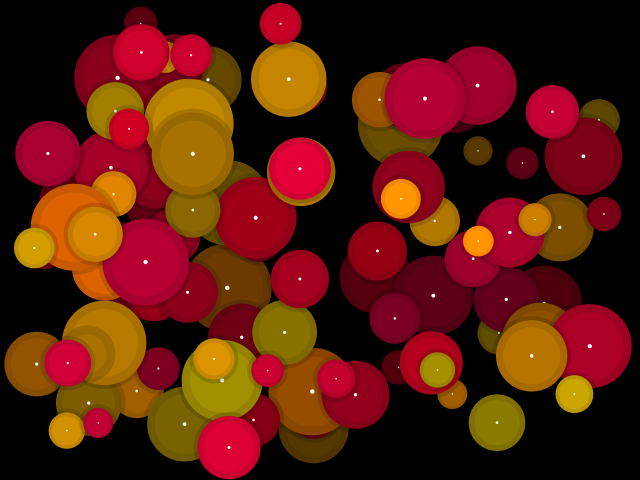
Frame 1 (no input)
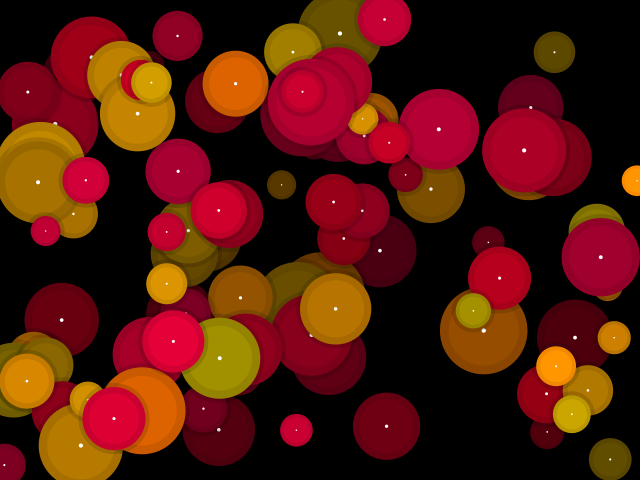
Frame 60 (the mouse pressed at the canvas centre just before this capture)
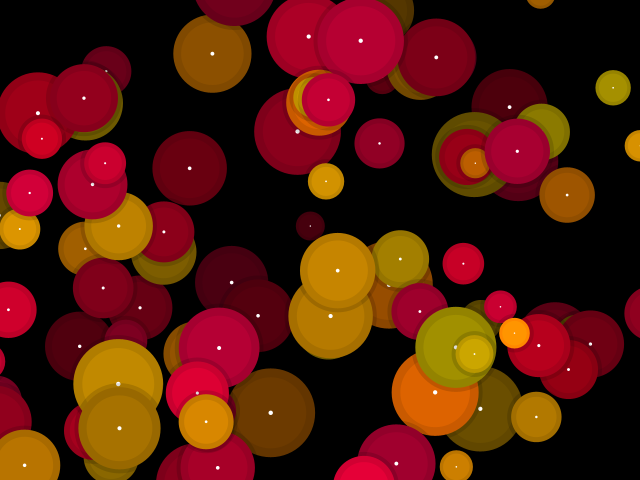
Frame 120 (the mouse held since frame 60 and released just before this capture)

The Processing sketch that drew these frames (run headless with seeded random() and noise(); from frame 60 on, the mouse is pressed at the canvas centre):

// Processing sketch: example07
// ── example07.pde
/////////////////////////////////////////////// всё о шариках
float offsx = 0, offsy = 0, offsc = 0.1, speed = 1.15, radius = 40, reaction = 0.2, falloff = 0.975, border = 1.0;
int count = 100;
boolean deep = true, shdw = true;

class c_circ
{
  float rad, bord, x, y, dx, dy, xx, yy, ddx, ddy;
  color c;
  c_circ()
  {
    rad  = random(radius * 0.35, radius * 1.15); bord = rad * border;
    xx = x = random(bord, width - bord);
    yy = y = random(bord, height - bord);
    float d = random(3, 5) * speed;
    ddx = 0; dx  = d * zrandom();
    ddy = 0; dy  = d * zrandom();
    if (irandom(1) == 1) c = color(irandom(155, 255), irandom(100, 150), 0); else c = color(irandom(155, 205), 0, irandom(25, 50));
  }
  void regenerate()
  { 
    x += dx; y += dy;
    if ((x > (width - bord)) || (x < bord)) dx = - dx; else if (irandom(37) == 11) dx = - dx;
    if ((y > (height - bord)) || (y < bord)) dy = - dy; else if (irandom(37) == 11) dy = - dy;  
    float d = dist(x, y, xx, yy);
    ddx += (x - xx) / d * reaction;
    ddy += (y - yy) / d * reaction;
    ddx *= falloff;
    ddy *= falloff;
    xx += ddx;
    yy += ddy;
  }
  void draw(int i)
  {
    color cc;
    if (deep) { float t = 0.7 * i / count + 0.4; cc = color(red(c) * t, green(c) * t, blue(c) * t); } else cc = c;  
    if (shdw) circle(xx, yy, rad + 4, color(0, 0, 0, 35));
    circle(xx, yy, rad, cc);
    float oc = 1 + offsc;
    circle(xx + offsx * rad * 0.1, yy + offsy * rad * 0.1, 0.8 * rad, color(red(cc) * oc, green(cc) * oc, blue(cc) * oc));
    circle(xx + offsx * rad * 0.25, yy + offsy * rad * 0.25, 0.05 * rad, color(255, 255, 255));
  }
}

c_circ[] circ; 

/////////////////////////////////////////////// обязательные функции
void setup()
{ 
  size(640, 480); smooth(); noStroke(); frameRate(25);
  circ = new c_circ[count];
  for (int i = 0; i < count; i++) circ[i] = new c_circ();  
}

void draw()
{   
  background(0, 0, 0);
  for (int i = 0; i < count; i++)
  { circ[i].regenerate();
    circ[i].draw(i);
  }  
}

/////////////////////////////////////////////// вспомогательные функции
int irandom(int m) { return (int)random(m + 1.0); }
int irandom(int mn, int mx) { return (int)random(mn, mx + 1.0); }
int zrandom() { return 1 - 2 * irandom(1); }

void circle(float x, float y, float r, color c) { fill(c); ellipse(x, y, r * 2, r * 2); }
